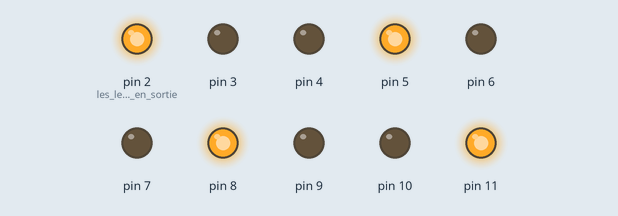
Simulated run of this sketch. Board: Arduino Uno, built with avr-gcc and run on an emulated ATmega328P. On the bench: output pins drawn as LEDs (lit = HIGH).

Above: at 0.1 s.
Timing chart, 0 to 1.6 s (numbered marks = the images above):
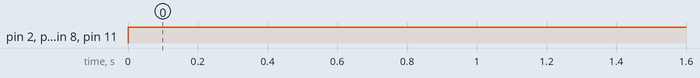

Measured:
- by itself, pin 2 (les_led_seront_en_sortie), pin 5, pin 8, pin 11: LOW → HIGH at 0.00 s

The sketch:

coeur_mode_une_led_sur_trois.ino
```cpp
//Groupe 7
//configuration de la facon dont sont allumer les LEDs


//une led sur trois allumer
//*-----------------------------------------------------------------------------------------------------------------------------------------*//


void setup() {
pinMode(2,OUTPUT);// les led seront en sortie
pinMode(3,OUTPUT);
pinMode(4,OUTPUT);
pinMode(5,OUTPUT);
pinMode(6,OUTPUT);
pinMode(7,OUTPUT);
pinMode(8,OUTPUT);
pinMode(9,OUTPUT);
pinMode(10,OUTPUT);
pinMode(11,OUTPUT);
digitalWrite(2,LOW);// les led seront ètainte en dèbut du programme pour plus de sècuritè car on ne sait pas dans quelle etat seront les LEDS au dèbut du programme
digitalWrite(3,LOW);
digitalWrite(4,LOW);
digitalWrite(5,LOW);
digitalWrite(6,LOW);
digitalWrite(7,LOW);
digitalWrite(8,LOW);
digitalWrite(9,LOW);
digitalWrite(10,LOW);
digitalWrite(11,LOW);
}

void loop() {
digitalWrite(2,HIGH);
digitalWrite(5,HIGH);
digitalWrite(8,HIGH);
digitalWrite(11,HIGH);
delay (1000);

}
```
